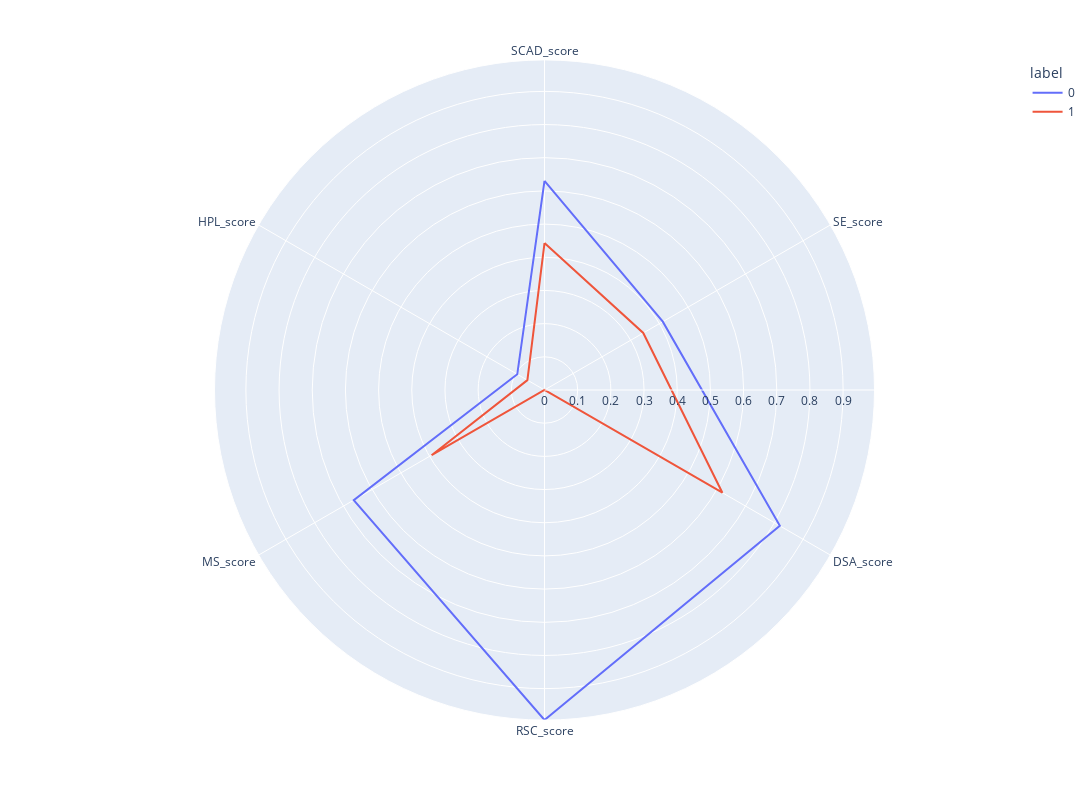

The notebook cell saved with this chart:
### Markdown cell above
## Computing & Visualizing the Clusters

In this polar line plot, each cluster is represented as vertex of a polyline mark in polar coordinates.

### Code cell
kmeans = KMeans(
        n_clusters=2, init="k-means++",
        n_init=10,
        tol=1e-04, random_state=42
    )
kmeans.fit(X)
clusters=pd.DataFrame(X,columns=df.drop("from_set",axis=1).columns)
clusters['label']=kmeans.labels_
polar=clusters.groupby("label").mean().reset_index()
polar=pd.melt(polar,id_vars=["label"])
fig_polar = px.line_polar(polar, r="value", theta="variable", color="label", line_close=True,height=800,width=1400)
fig_polar.show(renderer="png")

### Figure 1 — Plotly figure (JSON) as saved in the notebook; plotly's stock layout.template omitted (floating-point values rounded to 4 significant figures)
{"data": [{"hovertemplate": "label=0<br>value=%{r}<br>variable=%{theta}<extra></extra>", "legendgroup": "0", "line": {"color": "#636efa", "dash": "solid"}, "marker": {"symbol": "circle"}, "mode": "lines", "name": "0", "r": [0.6303, 0.4117, 0.819, 0.9946, 0.6638, 0.09483, 0.6303], "showlegend": true, "subplot": "polar", "theta": ["SCAD_score", "SE_score", "DSA_score", "RSC_score", "MS_score", "HPL_score", "SCAD_score"], "type": "scatterpolar"}, {"hovertemplate": "label=1<br>value=%{r}<br>variable=%{theta}<extra></extra>", "legendgroup": "1", "line": {"color": "#EF553B", "dash": "solid"}, "marker": {"symbol": "circle"}, "mode": "lines", "name": "1", "r": [0.4427, 0.3437, 0.619, 0, 0.3929, 0.05952, 0.4427], "showlegend": true, "subplot": "polar", "theta": ["SCAD_score", "SE_score", "DSA_score", "RSC_score", "MS_score", "HPL_score", "SCAD_score"], "type": "scatterpolar"}], "layout": {"height": 800, "legend": {"title": {"text": "label"}, "tracegroupgap": 0}, "margin": {"t": 60}, "polar": {"angularaxis": {"direction": "clockwise", "rotation": 90}, "domain": {"x": [0, 1], "y": [0, 1]}}, "width": 1400}}
